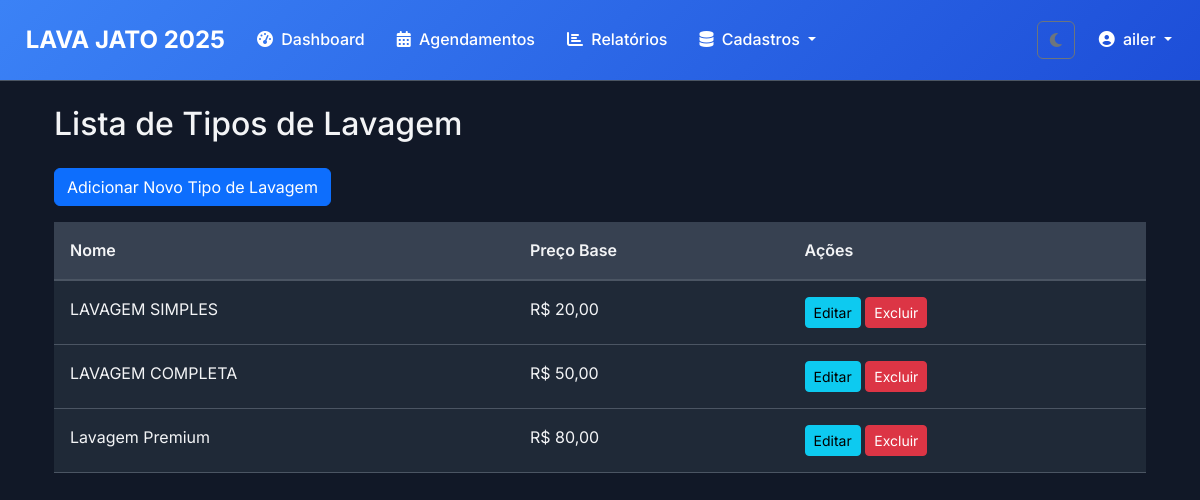
The page /tipos-lavagem/ (signed in) on the database its author committed.
### lavagens/models.py (models this page shows, shortened)
class TipoLavagem(models.Model):
    nome = models.CharField(max_length=50, unique=True)
    preco_base = models.DecimalField(max_digits=10, decimal_places=2, default=0.00)
    class Meta:
        verbose_name = "Tipo de Lavagem"
        verbose_name_plural = "Tipos de Lavagem"

### lavagens/views.py (the view)
# urls.py: path("tipos-lavagem/", lavagens_views.tipo_lavagem_list, name="tipo_lavagem_list"),
@login_required
def tipo_lavagem_list(request):
    tipos_lavagem = TipoLavagem.objects.all()
    return render(request, 'lavagens/tipo_lavagem_list.html', {'tipos_lavagem': tipos_lavagem})

### templates/lavagens/tipo_lavagem_list.html (shortened to what this page needs)
{% extends 'base/base.html' %}
{% block content %}
<div class="container mt-4">
    <h2 class="mb-4">Lista de Tipos de Lavagem</h2>
    <a href="{% url 'tipo_lavagem_create' %}" class="btn btn-primary mb-3">Adicionar Novo Tipo de Lavagem</a>
    <div class="table-responsive">
        <table class="table table-striped table-hover">
            <thead>
                <tr>
                    <th>Nome</th>
                    <th>Preço Base</th>
                    <th>Ações</th>
                </tr>
            </thead>
            <tbody>
                {% for tipo_lavagem in tipos_lavagem %}
                <tr>
                    <td>{{ tipo_lavagem.nome }}</td>
                    <td>R$ {{ tipo_lavagem.preco_base|floatformat:2 }}</td>
                    <td>
                        <a href="{% url 'tipo_lavagem_update' tipo_lavagem.pk %}" class="btn btn-sm btn-info">Editar</a>
                        <a href="{% url 'tipo_lavagem_delete' tipo_lavagem.pk %}" class="btn btn-sm btn-danger">Excluir</a>
                    </td>
                </tr>
                {% empty %}
                <tr>
                    <td colspan="3">Nenhum tipo de lavagem cadastrado.</td>
                </tr>
                {% endfor %}
            </tbody>
        </table>
    </div>
</div>
{% endblock %}

### templates/base/base.html (shortened to what this page needs)
{% load static %}
<!DOCTYPE html>
<html lang="pt-br" data-bs-theme="dark">
<head>
    <link href="https://cdn.jsdelivr.net/npm/bootstrap@5.3.3/dist/css/bootstrap.min.css" rel="stylesheet">
    <link rel="stylesheet" href="https://cdnjs.cloudflare.com/ajax/libs/font-awesome/6.4.0/css/all.min.css">
    <link rel="stylesheet" href="{% static 'css/base.css' %}">
    <link rel="stylesheet" href="{% static 'css/components.css' %}">
    <link rel="stylesheet" href="{% static 'css/pages.css' %}">
</head>
<body>
    <nav class="navbar navbar-expand-lg navbar-custom">
        <div class="container-fluid">
            <a class="navbar-brand" href="{% url 'dashboard' %}">
                LAVA JATO 2025
            </a>
            <div class="collapse navbar-collapse" id="navbarNav">
                <ul class="navbar-nav me-auto">
                    <li class="nav-item">
                        <a class="nav-link" href="{% url 'dashboard' %}">
                            <i class="fas fa-tachometer-alt me-1"></i>
                            Dashboard
                        </a>
                    </li>
                    <li class="nav-item">
                        <a class="nav-link" href="{% url 'agendamentos_dashboard' %}">
                            <i class="fas fa-calendar-alt me-1"></i>
                            Agendamentos
                        </a>
                    </li>
                    <li class="nav-item">
                        <a class="nav-link" href="{% url 'relatorios' %}">
                            <i class="fas fa-chart-bar me-1"></i>
                            Relatórios
                        </a>
                    </li>
                    <li class="nav-item dropdown">
                        <a class="nav-link dropdown-toggle" href="#" id="navbarDropdownCadastros" role="button" data-bs-toggle="dropdown" aria-expanded="false">
                            <i class="fas fa-database me-1"></i>
                            Cadastros
                        </a>
                    </li>
                </ul>
                <div class="d-flex align-items-center">
                    <button class="btn btn-outline-secondary me-2" id="theme-switcher">
                        <i class="fas fa-moon" id="theme-icon-moon"></i>
                    </button>
                </div>
                <ul class="navbar-nav">
                    {% if user.is_authenticated %}
                        <li class="nav-item dropdown">
                            <a class="nav-link dropdown-toggle" href="#" id="navbarUserDropdown" role="button" data-bs-toggle="dropdown" aria-expanded="false">
                                <i class="fas fa-user-circle me-1"></i>
                                {{ user.username }}
                            </a>
                        </li>
                    {% endif %}
                </ul>
            </div>
        </div>
    </nav>
    <main class="container mt-4">
        {% block content %}{% endblock %}
    </main>
</body>
</html>

### static/css/base.css (style rules this page uses)
:root { --color-scheme: dark; --primary-color: #3b82f6; --primary-dark: #1d4ed8; --success-color: #10b981; --success-dark: #059669; --warning-color: #f59e0b; --danger-color: #ef4444; --info-color: #3b82f6; --purple-color: #8b5cf6; --gray-color: #6b7280; --background-color: #111827; --card-bg: #1f2937; --card-header-bg: #374151; --input-bg: #374151; --input-focus-bg: #4b5563; --hover-bg: #374151; --text-light: #f3f4f6; --text-muted: #9ca3af; --text-placeholder: #6b7280; --text-white: #ffffff; --border-color: #4b5563; --border-focus-color: #3b82f6; --campo-texto-bg: #4b5563; }
* { margin: 0; padding: 0; box-sizing: border-box; }
body { font-family: 'Inter', sans-serif; background-color: var(--background-color); color: var(--text-light); line-height: 1.6; transition: background-color 0.3s ease, color 0.3s ease; }
h1, h2, h3, h4, h5, h6 { color: var(--text-light); }

### static/css/components.css (style rules this page uses)
.navbar-custom { background: linear-gradient(135deg, var(--primary-color), var(--primary-dark)); border-bottom: 1px solid var(--border-color); padding: 1rem 0; }
.navbar-brand { font-weight: 700; font-size: 1.5rem; color: var(--text-white) !important; }
.navbar-nav .nav-link { color: var(--text-white) !important; font-weight: 500; margin: 0 0.5rem; transition: all 0.3s ease; }
.table { width: 100%; margin-bottom: 1rem; color: var(--text-light); vertical-align: top; border-color: var(--border-color); }
.table > :not(caption) > * > * { padding: 1rem; background-color: var(--card-bg); border-bottom-width: 1px; color: var(--text-light); box-shadow: inset 0 0 0 9999px var(--bs-table-accent-bg, transparent); }
.table thead th { background-color: var(--card-header-bg); color: var(--text-light); font-weight: 600; border-bottom-width: 2px; }

### static/css/pages.css (style rules this page uses)
h1, h2, h3, h4, h5, h6 { color: var(--text-light); }

### rows shown on the page
TipoLavagem: nome "LAVAGEM SIMPLES", preco_base "20,00"
TipoLavagem: nome "LAVAGEM COMPLETA", preco_base "50,00"
TipoLavagem: nome "Lavagem Premium", preco_base "80,00"

### other values the page prints
{{ user.username }} "ailer"
